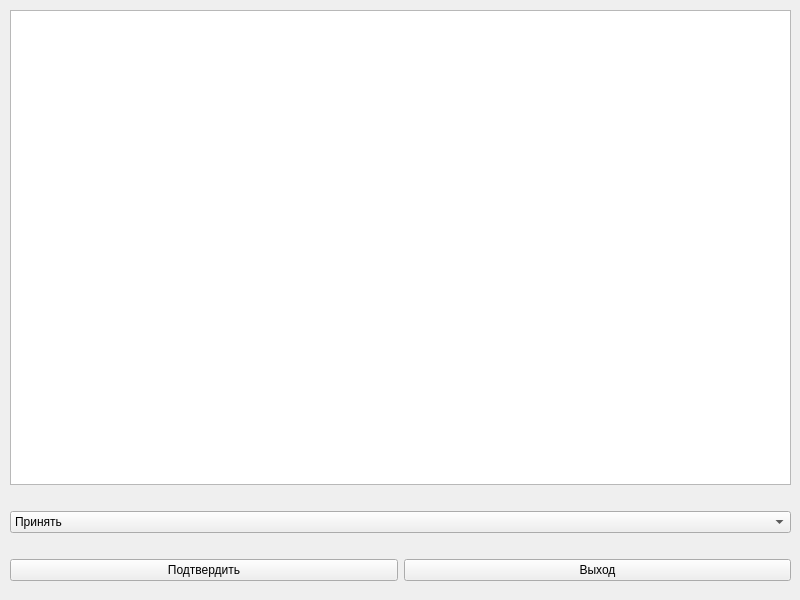
<?xml version="1.0" encoding="UTF-8"?>
<ui version="4.0">
 <class>accountant_request</class>
 <widget class="QWidget" name="accountant_request">
  <property name="geometry">
   <rect>
    <x>0</x>
    <y>0</y>
    <width>800</width>
    <height>600</height>
   </rect>
  </property>
  <property name="windowTitle">
   <string>Form</string>
  </property>
  <widget class="QWidget" name="verticalLayoutWidget">
   <property name="geometry">
    <rect>
     <x>10</x>
     <y>10</y>
     <width>781</width>
     <height>571</height>
    </rect>
   </property>
   <layout class="QVBoxLayout" name="verticalLayout">
    <item>
     <widget class="QTableView" name="tableView"/>
    </item>
    <item>
     <widget class="QLabel" name="selected_usr_output">
      <property name="text">
       <string/>
      </property>
     </widget>
    </item>
    <item>
     <widget class="QComboBox" name="verdict_select">
      <item>
       <property name="text">
        <string>Принять</string>
       </property>
      </item>
      <item>
       <property name="text">
        <string>Отклонить</string>
       </property>
      </item>
     </widget>
    </item>
    <item>
     <widget class="QLabel" name="res_field">
      <property name="text">
       <string/>
      </property>
     </widget>
    </item>
    <item>
     <layout class="QHBoxLayout" name="horizontalLayout">
      <item>
       <widget class="QPushButton" name="accept">
        <property name="text">
         <string>Подтвердить</string>
        </property>
       </widget>
      </item>
      <item>
       <widget class="QPushButton" name="quit">
        <property name="text">
         <string>Выход</string>
        </property>
       </widget>
      </item>
     </layout>
    </item>
   </layout>
  </widget>
 </widget>
 <resources/>
 <connections/>
</ui>
